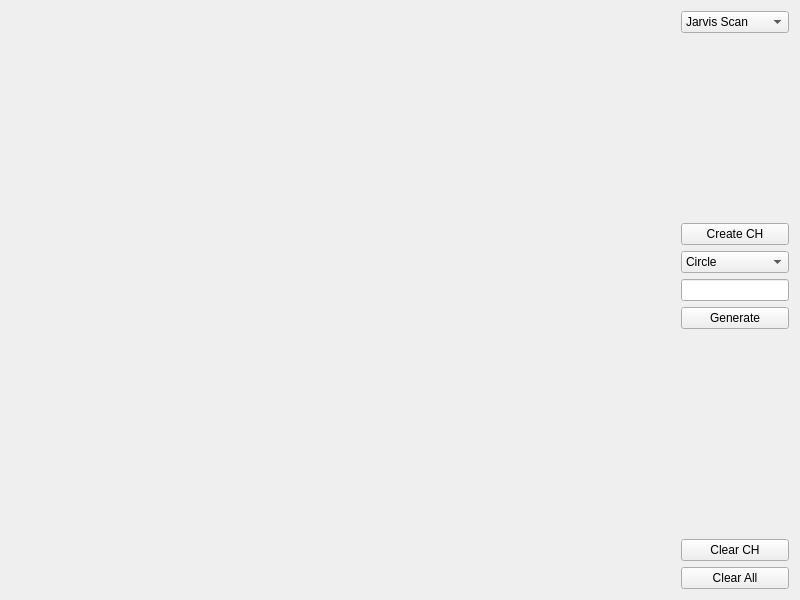
<?xml version="1.0" encoding="UTF-8"?>
<ui version="4.0">
 <class>Widget</class>
 <widget class="QWidget" name="Widget">
  <property name="geometry">
   <rect>
    <x>0</x>
    <y>0</y>
    <width>800</width>
    <height>600</height>
   </rect>
  </property>
  <property name="windowTitle">
   <string>Create Convex Hull</string>
  </property>
  <layout class="QHBoxLayout" name="horizontalLayout">
   <item>
    <widget class="Draw" name="Canvas" native="true">
     <property name="sizePolicy">
      <sizepolicy hsizetype="Preferred" vsizetype="Preferred">
       <horstretch>1</horstretch>
       <verstretch>0</verstretch>
      </sizepolicy>
     </property>
    </widget>
   </item>
   <item>
    <layout class="QVBoxLayout" name="verticalLayout">
     <item>
      <widget class="QComboBox" name="comboBox">
       <item>
        <property name="text">
         <string>Jarvis Scan</string>
        </property>
       </item>
       <item>
        <property name="text">
         <string>QHull</string>
        </property>
       </item>
       <item>
        <property name="text">
         <string>Sweep Line</string>
        </property>
       </item>
       <item>
        <property name="text">
         <string>Graham Scan</string>
        </property>
       </item>
      </widget>
     </item>
     <item>
      <spacer name="verticalSpacer_2">
       <property name="orientation">
        <enum>Qt::Vertical</enum>
       </property>
       <property name="sizeHint" stdset="0">
        <size>
         <width>20</width>
         <height>40</height>
        </size>
       </property>
      </spacer>
     </item>
     <item>
      <widget class="QPushButton" name="pushButton">
       <property name="text">
        <string>Create CH</string>
       </property>
      </widget>
     </item>
     <item>
      <widget class="QComboBox" name="comboBox_2">
       <item>
        <property name="text">
         <string>Circle</string>
        </property>
       </item>
       <item>
        <property name="text">
         <string>Grid</string>
        </property>
       </item>
       <item>
        <property name="text">
         <string>Random</string>
        </property>
       </item>
      </widget>
     </item>
     <item>
      <widget class="QLineEdit" name="lineEdit"/>
     </item>
     <item>
      <widget class="QPushButton" name="generate">
       <property name="text">
        <string>Generate</string>
       </property>
      </widget>
     </item>
     <item>
      <widget class="QLabel" name="label">
       <property name="enabled">
        <bool>true</bool>
       </property>
       <property name="text">
        <string/>
       </property>
      </widget>
     </item>
     <item>
      <spacer name="verticalSpacer">
       <property name="orientation">
        <enum>Qt::Vertical</enum>
       </property>
       <property name="sizeHint" stdset="0">
        <size>
         <width>20</width>
         <height>40</height>
        </size>
       </property>
      </spacer>
     </item>
     <item>
      <widget class="QPushButton" name="clear_CH">
       <property name="text">
        <string>Clear CH</string>
       </property>
      </widget>
     </item>
     <item>
      <widget class="QPushButton" name="clear_all">
       <property name="text">
        <string>Clear All</string>
       </property>
      </widget>
     </item>
    </layout>
   </item>
  </layout>
 </widget>
 <customwidgets>
  <customwidget>
   <class>Draw</class>
   <extends>QWidget</extends>
   <header location="global">draw.h</header>
   <container>1</container>
  </customwidget>
 </customwidgets>
 <resources/>
 <connections/>
</ui>
